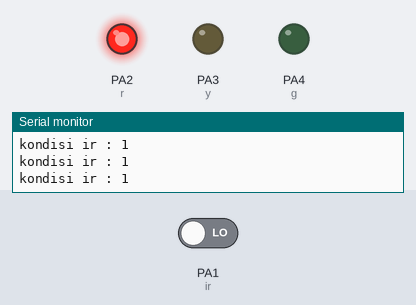
This sketch was run on a simulated STM32 Blue Pill. Parts: output pins drawn as LEDs (lit = HIGH), the last lines printed to the serial monitor. Dashed ring = blinking. The inputs (shaded band) are chosen by the test bench; at power-on: PA1 (ir) LOW.

Above: at 1.8 s.
1.9 s: PA1 (ir) driven HIGH
At 2.5 s:
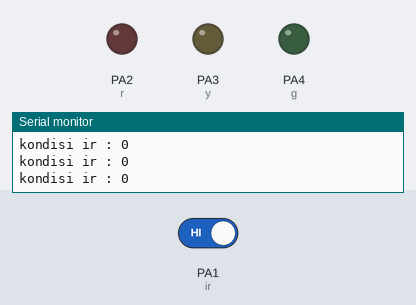
3.5 s: PA1 (ir) driven LOW
At 4.4 s:
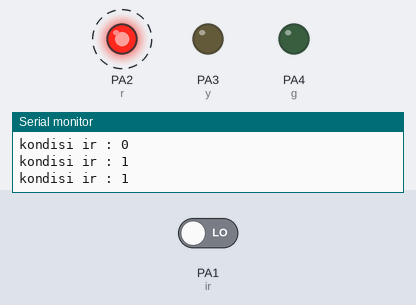
Timing chart, 0 to 12.5 s (numbered marks = the images above; inputs shaded):
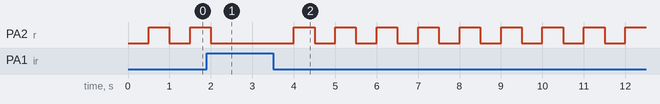

The sketch:

infrred_hold_pa_iwan.ino
```cpp
int r = PA2;
int y = PA3;
int g = PA4;

int ir = PA1;

int state1 = 0;
int oldstate1 = 0;

int convert(int x){
  if(x == 1){
    x = 0;
  }else {
    x = 1;
  }
  return x;
}

void setup() {
  // put your setup code here, to run once:
  pinMode(r, OUTPUT);
  pinMode(y, OUTPUT);
  pinMode(g, OUTPUT);

  pinMode(ir, INPUT);
}

void loop() {
  // put your main code here, to run repeatedly:
  state1 = digitalRead(ir);
  state1 = convert(state1);
  Serial.print("kondisi ir : ");
  Serial.println(state1);

  if(oldstate1 == 0 && state1 == 1){
        delay(500);
        digitalWrite(r, HIGH);
        oldstate1=1;
   }else if(oldstate1 == 1 && state1 == 1){
        delay(500);
        digitalWrite(r, LOW);
        oldstate1=0;
   }

}
```

Measured:
- after the input at 1.9 s, PA2 (r): goes on until 2.0 s, then stays LOW
- after the input at 3.5 s, PA2 (r): alternates HIGH for 0.50 s and LOW for 0.50 s, starting after 0.50 s
